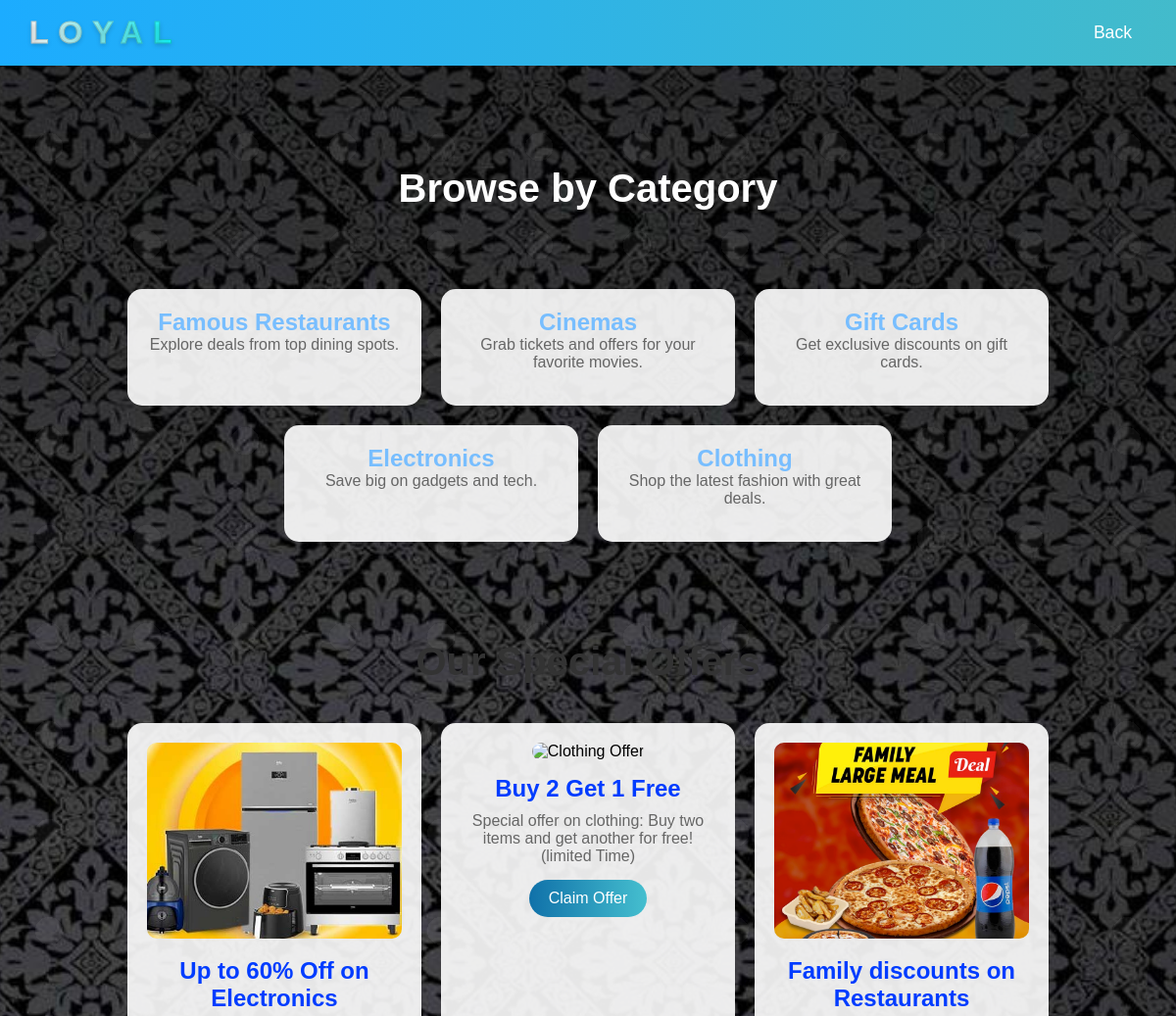
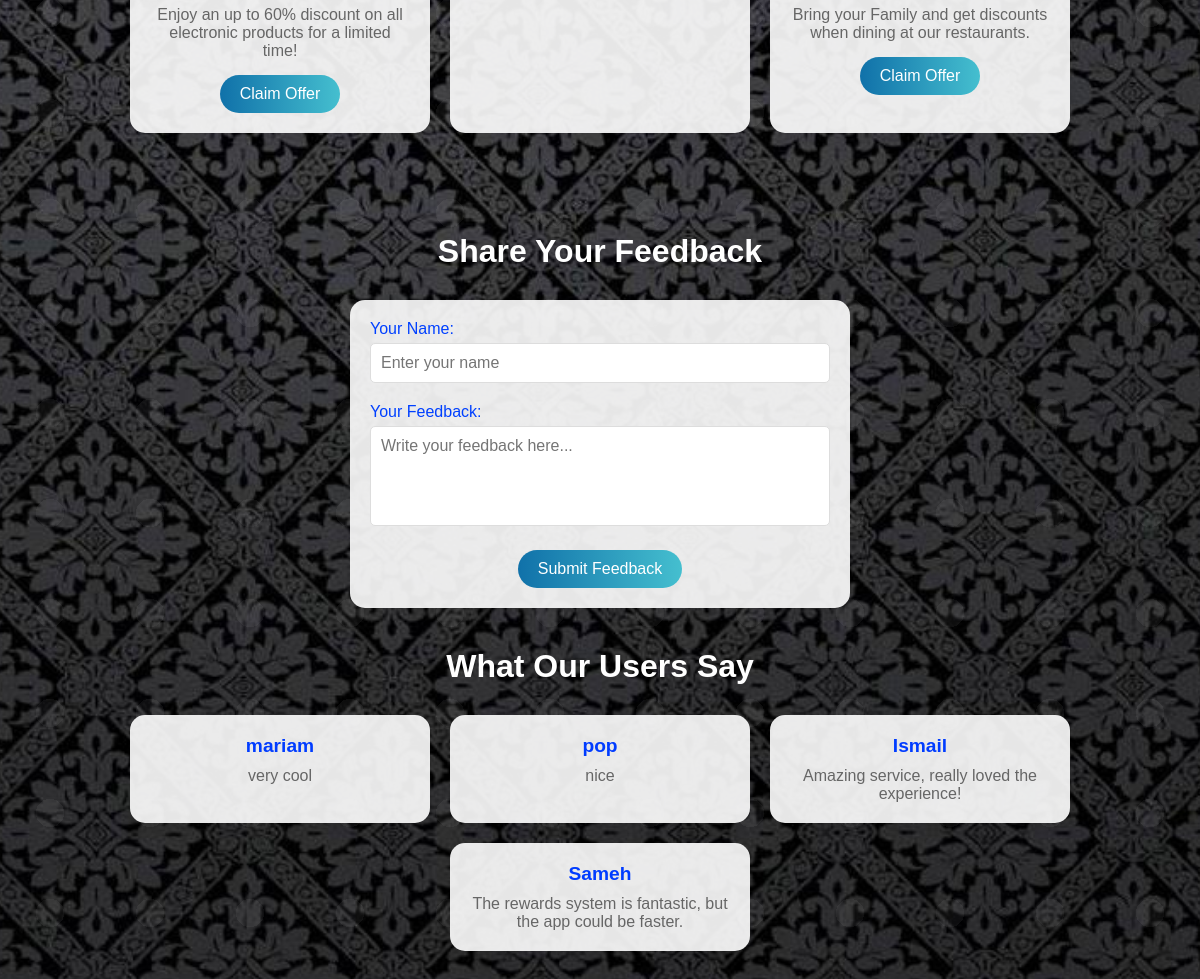
/views/offer-home.php (signed in), run on the app's committed database (2 pictures, top to bottom).
### tables this page shows
CREATE TABLE `feedback` (
  `id` int(11) NOT NULL,
  `customer_name` varchar(255) NOT NULL,
  `feedback_text` text NOT NULL,
  `submitted_at` timestamp NOT NULL DEFAULT current_timestamp()
);

### views/offer-home.php (the view, shortened to what this page needs)
<?php
$db = Database::getInstance()->getConnection();
$sql = "SELECT customer_name, feedback_text, submitted_at FROM feedback ORDER BY submitted_at DESC";
$result = $db->query($sql);
$feedbacks = $result->fetch_all(MYSQLI_ASSOC);
?>
<!DOCTYPE html>
<html lang="en">
<head>
    <link rel="stylesheet" href="../css/style.css">
    <link rel="stylesheet" href="../css/offer_home.css">
</head>
<body>
    <header>
        <nav>
            <div class="logo">loyal</div>
            <ul>
                <li><a href="../controller/customer.php">Back</a></li>
            </ul>
        </nav>
    </header>
    <section class="categories-section">
        <h1>Browse by Category</h1>
        <div class="categories-container">
            <div class="category-card">
                <h3><a href="getaway.php">Famous Restaurants</a></h3>
                <p>Explore deals from top dining spots.</p>
            </div>
            <div class="category-card">
                <h3><a href="getaway.php">Cinemas</a></h3>
                <p>Grab tickets and offers for your favorite movies.</p>
            </div>
            <div class="category-card">
                <h3><a href="getaway.php">Gift Cards</a></h3>
                <p>Get exclusive discounts on gift cards.</p>
            </div>
            <div class="category-card">
                <h3><a href="getaway.php">Electronics</a></h3>
                <p>Save big on gadgets and tech.</p>
            </div>
            <div class="category-card">
                <h3><a href="getaway.php">Clothing</a></h3>
                <p>Shop the latest fashion with great deals.</p>
            </div>
        </div>
    </section>
    <section class="offers-section">
        <h1>Our Special Offers</h1>
        <div class="offers-container">
            <div class="offer-card">
                <img src="../image/offer/elec.jpg" alt="Electronics Offer">
                <h3>Up to 60% Off on Electronics</h3>
                <p>Enjoy an up to 60% discount on all electronic products for a limited time!</p>
                <button>Claim Offer</button>
            </div>
            <div class="offer-card">
                <img src="../image/offer/clot.jpg" alt="Clothing Offer">
                <h3>Buy 2 Get 1 Free</h3>
                <p>Special offer on clothing: Buy two items and get another for free! (limited Time)</p>
                <button>Claim Offer</button>
            </div>
            <div class="offer-card">
                <img src="../image/offer/meal.jpeg" alt="Restaurant Offer">
                <h3>Family discounts on Restaurants</h3>
                <p>Bring your Family and get discounts when dining at our restaurants.</p>
                <button>Claim Offer</button>
            </div>
        </div>
    </section>
    <section class="feedback-section">
        <h2>Share Your Feedback</h2>
        <form method="POST" action="offer-home.php" class="feedback-form">
            <div class="form-group">
                <label for="name">Your Name:</label>
                <input type="text" id="name" name="name" placeholder="Enter your name" required>
            </div>
            <div class="form-group">
                <label for="feedback">Your Feedback:</label>
                <textarea id="feedback" name="feedback" placeholder="Write your feedback here..." required></textarea>
            </div>
            <button type="submit" name="submit-feedback">Submit Feedback</button>
        </form>
        <h2>What Our Users Say</h2>
        <div class="feedback-container">
            <?php foreach ($feedbacks as $feedback) { ?>
                <div class="feedback-card">
                    <h4><?php echo htmlspecialchars($feedback['customer_name']); ?></h4>
                    <p><?php echo htmlspecialchars($feedback['feedback_text']); ?></p>
                </div>
            <?php } ?>
        </div>
    </section>
</body>
</html>

### css/style.css (style rules this page uses)
* { margin: 0; padding: 0; box-sizing: border-box; font-family: 'Arial', sans-serif; }
body { background-image: url('background.jpg'); background-size: cover; background-position: center; background-repeat: no-repeat; }
body::before { content: ''; position: absolute; top: 0; left: 0; width: 100%; height: 100%; background: radial-gradient(circle, rgba(255, 255, 255, 0.05) 20%, transparent 20%); background-size: 100px 100px; animation: waveBackground 15s linear infinite; z-index: -1 }
header { background: linear-gradient(90deg, rgb(28, 172, 255), #43bbcb); padding: 15px 30px; position: fixed; width: 100%; top: 0; z-index: 1000; }
nav { display: flex; justify-content: space-between; align-items: center; }
nav .logo { font-size: 2em; font-weight: bold; text-transform: uppercase; letter-spacing: 10px; background: linear-gradient(90deg, #ffffff 0%, #00fbff 100%); -webkit-background-clip: text; background-clip: text; color: transparent; -webkit-text-stroke: 1px rgba(0, 0, 0, 0.2); paint-order: stroke fill; text-shadow: 0 2px 5px rgba(0, 0, 0, 0.2); }
nav ul { list-style: none; display: flex; align-items: center; }
nav ul li { position: relative; margin-left: 30px; }
nav ul li a { color: #fff; text-decoration: none; font-size: 1.1em; padding: 8px 15px; border-radius: 20px; transition: all 0.3s ease; }

### data on the page
feedback: customer_name "mariam", feedback_text "very cool"
feedback: customer_name "pop", feedback_text "nice"
feedback: customer_name "Ismail", feedback_text "Amazing service, really loved the experience!"
feedback: customer_name "Sameh", feedback_text "The rewards system is fantastic, but the app could be faster."
